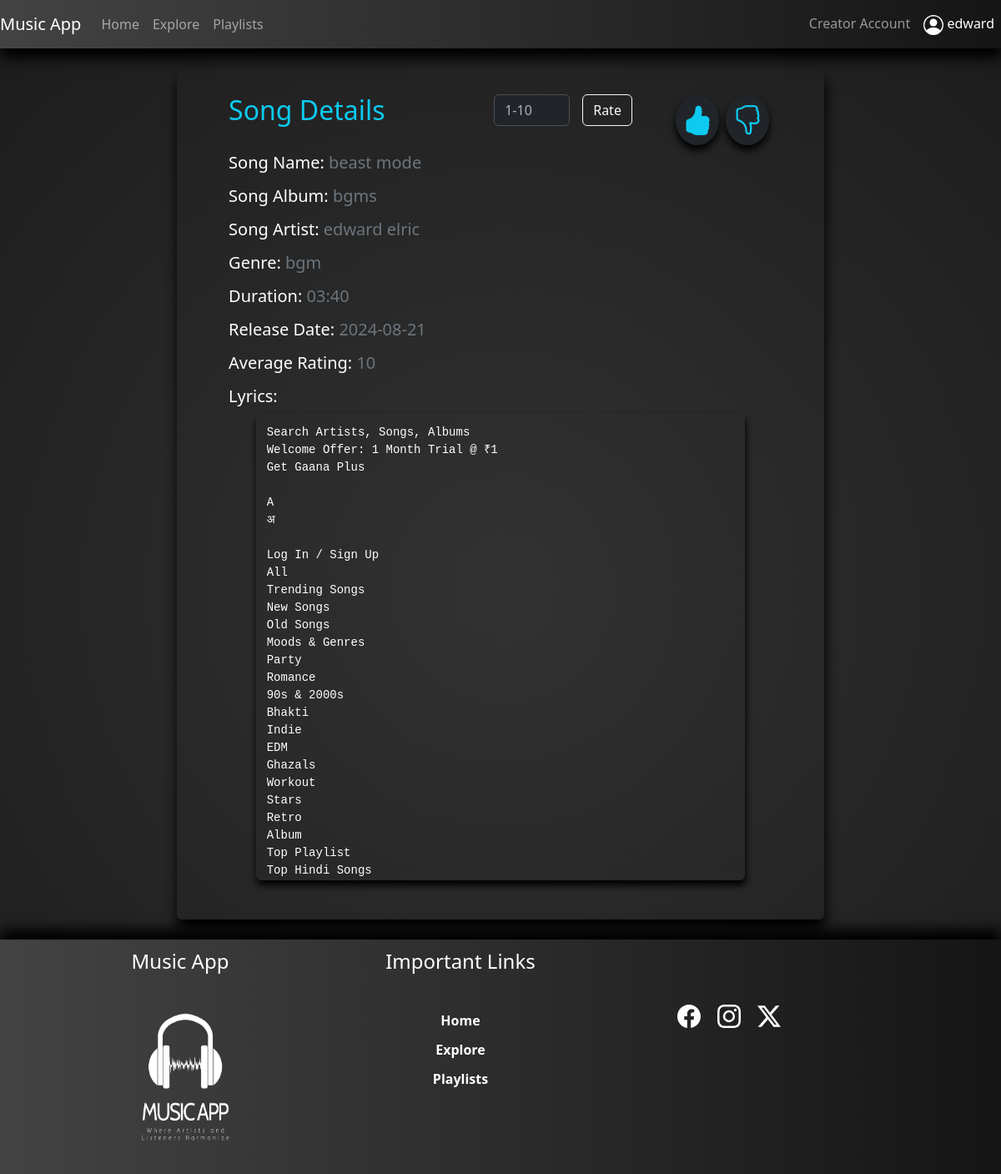
Screenshot of /songDetails/1 (signed in) with the database file from the repository.
### app/models.py (models this page shows, shortened)
class Users(UserMixin, db.Model):
    id = db.Column(db.Integer(), autoincrement=True, primary_key=True)
    u_userType = db.Column(db.String(50), nullable=False)
    u_status = db.Column(db.String(50), nullable=False)
    u_flag = db.Column(db.Integer(), nullable=False)
    u_fName = db.Column(db.String(100), nullable=False)
    u_lName = db.Column(db.String(100))
    u_gender = db.Column(db.String(50), nullable=False)
    u_username = db.Column(db.String(100), nullable=False, unique=True)
    u_email = db.Column(db.String(200), nullable=False)
    u_password = db.Column(db.String(1000), nullable=False)
    albums = db.relationship('Albums', backref='users')
    songs = db.relationship('Songs', backref='users')
    playlists = db.relationship('Playlists', backref='users')

class Songs(UserMixin, db.Model):
    id = db.Column(db.Integer(), autoincrement=True, primary_key=True)
    s_name = db.Column(db.String(100), nullable=False)
    s_artist = db.Column(db.String(50), nullable=False)
    s_album = db.Column(db.String(100), nullable=False)
    s_genre = db.Column(db.String(50), nullable=False)
    s_duration = db.Column(db.String(50), nullable=False)
    s_date = db.Column(db.String(50), nullable=False)
    s_filePath = db.Column(db.String(100), nullable=False)
    s_lyrics = db.Column(db.Text(), nullable=False)
    s_rating = db.Column(db.Integer())
    s_totalRaters = db.Column(db.Integer())
    s_flag = db.Column(db.Integer(), nullable=False)
    s_plays = db.Column(db.Integer())
    album_id = db.Column(db.Integer(), db.ForeignKey('albums.id'), nullable=False)
    user_id = db.Column(db.Integer(), db.ForeignKey('users.id'),nullable=False)

### app/views.py (the view, shortened to what this page needs)
@app.route('/songDetails/<int:sid>', methods=['GET','POST'])
@login_required
def songDetails(sid):
    form = RatingForm()
    song = Songs.query.get(sid)
    if request.method == 'GET':
        l="No"
        d="No"
        if current_user.u_userType == "Admin":
            return render_template('/user/songDetails.html', form=form, s=song, liked=l, disliked=d)
        else:
            likePlaylist = Playlists.query.filter(and_(Playlists.user_id==current_user.id,Playlists.p_name=="Liked Songs")).first()
            dislikePlaylist = Playlists.query.filter(and_(Playlists.user_id==current_user.id,Playlists.p_name=="Disliked Songs")).first()
            if str(sid) in likePlaylist.songIds_list:
                l="Yes"
            if str(sid) in dislikePlaylist.songIds_list:
                d="Yes"
            return render_template('/user/songDetails.html', form=form, s=song, liked=l, disliked=d)

### app/forms.py
class RatingForm(FlaskForm):
    currentRating = IntegerField("Rate: ", validators=[DataRequired(),InputRequired(), NumberRange(min=1,max=10,message="Invalid input")])
    rate = SubmitField("Rate")

### app/views.py (called while the page is built)
@login_manager.user_loader
def load_user(user_id):
    return Users.query.get(user_id)

### app/templates/user/songDetails.html (shortened to what this page needs)
{% extends 'layouts/base.html' %}
{% block content %}
<div class="container-fluid">
    <div class="row">
        <div class="col-md-8 offset-md-2 col-lg-8 offset-lg-2 col-sm-8 offset-sm-2">
            <div class="myAlbumCont rounded mt-4 mb-4">
                <div class="d-flex">
                    <h2 class="text-info mb-3">Song Details</h2>
                    <div class="ms-auto d-inline me-5">
                        <form action="" class="form" data-bs-theme="dark" method="post" {% if current_user.u_userType=="Admin" %} hidden="True" {% endif %}>
                            <div class="input-group mb-3">
                                <div class="mb-3 me-3">
                                    {{ form.currentRating(class="form-control", placeholder="1-10", id="myRate") }}
                                </div>
                                <div class="">
                                    {{ form.rate(class="btn btn-outline-light") }}
                                </div>
                            </div>
                        </form>
                    </div>
                    <div class="d-inline-flex">
                        <div class="myLikeButton" {% if current_user.u_userType=="Admin" %} hidden="True" {% endif %} >
                            {% if liked == "No" %}
                            <a href="{{url_for('likeSong',sid=s.id)}}">
                                <svg xmlns="http://www.w3.org/2000/svg" width="36" height="36" fill="#0dcaf0"
                                class="bi bi-hand-thumbs-up" viewBox="0 0 16 16">
                                <path
                                    d="M8.864.046C7.908-.193 7.02.53 6.956 1.466c-.072 1.051-.23 2.016-.428 2.59-.125.36-.479 1.013-1.04 1.639-.557.623-1.282 1.178-2.131 1.41C2.685 7.288 2 7.87 2 8.72v4.001c0 .845.682 1.464 1.448 1.545 1.07.114 1.564.415 2.068.723l.048.03c.272.165.578.348.97.484.397.136.861.217 1.466.217h3.5c.937 0 1.599-.477 1.934-1.064a1.86 1.86 0 0 0 .254-.912c0-.152-.023-.312-.077-.464.201-.263.38-.578.488-.901.11-.33.172-.762.004-1.149.069-.13.12-.269.159-.403.077-.27.113-.568.113-.857 0-.288-.036-.585-.113-.856a2.144 2.144 0 0 0-.138-.362 1.9 1.9 0 0 0 .234-1.734c-.206-.592-.682-1.1-1.2-1.272-.847-.282-1.803-.276-2.516-.211a9.84 9.84 0 0 0-.443.05 9.365 9.365 0 0 0-.062-4.509A1.38 1.38 0 0 0 9.125.111zM11.5 14.721H8c-.51 0-.863-.069-1.14-.164-.281-.097-.506-.228-.776-.393l-.04-.024c-.555-.339-1.198-.731-2.49-.868-.333-.036-.554-.29-.554-.55V8.72c0-.254.226-.543.62-.65 1.095-.3 1.977-.996 2.614-1.708.635-.71 1.064-1.475 1.238-1.978.243-.7.407-1.768.482-2.85.025-.362.36-.594.667-.518l.262.066c.16.04.258.143.288.255a8.34 8.34 0 0 1-.145 4.725.5.5 0 0 0 .595.644l.003-.001.014-.003.058-.014a8.908 8.908 0 0 1 1.036-.157c.663-.06 1.457-.054 2.11.164.175.058.45.3.57.65.107.308.087.67-.266 1.022l-.353.353.353.354c.043.043.105.141.154.315.048.167.075.37.075.581 0 .212-.027.414-.075.582-.05.174-.111.272-.154.315l-.353.353.353.354c.047.047.109.177.005.488a2.224 2.224 0 0 1-.505.805l-.353.353.353.354c.006.005.041.05.041.17a.866.866 0 0 1-.121.416c-.165.288-.503.56-1.066.56z" />
                                </svg>
                            </a>
                            {% else %}
                            <a href="{{url_for('unlikeSong',sid=s.id)}}">
                            </a>
                            {% endif %}
                        </div>
                        <div class="myLikeButton" {% if current_user.u_userType=="Admin" %} hidden="True" {% endif %} >
                            {% if disliked == "No" %}
                            <a href="{{url_for('dislikeSong',sid=s.id)}}">
                            </a>
                            {% endif %}
                        </div>
                    </div>
                </div>
                <div class="mb-3">
                    <h5>Song Name: <p class="text-secondary d-inline">{{s.s_name}}</p></h5>
                </div>
                <div class="mb-3">
                    <h5>Song Album: <p class="text-secondary d-inline">{{s.s_album}}</p></h5>
                </div>
                <div class="mb-3">
                    <h5>Song Artist: <p class="text-secondary d-inline">{{s.s_artist}}</p></h5>
                </div>
                <div class="mb-3">
                    <h5>Genre: <p class="text-secondary d-inline">{{s.s_genre}}</p></h5>
                </div>
                <div class="mb-3">
                    <h5>Duration: <p class="text-secondary d-inline">{{s.s_duration}}</p></h5>
                </div>
                <div class="mb-3">
                    <h5>Release Date: <p class="text-secondary d-inline">{{s.s_date}}</p></h5>
                </div>
                <div class="mb-3">
                    <h5>Average Rating: <p class="text-secondary d-inline">{% if s.s_rating == 0 %}NA{% else %} {{s.s_rating}} {% endif %}</p></h5>
                </div>
                <div class="mb-3">
                    <h5>Lyrics:</h5>
                    <div class="mySongLyrics bg-transparent rounded">
                        <pre>{{s.s_lyrics}}</pre>
                    </div>
                </div>
            </div>
        </div>
    </div>
</div>
{% endblock %}

### app/templates/includes/nav.html (shortened to what this page needs)
<nav class="navbar navbar-expand-lg navbar-expand-md myNavbar bg-light navbar-dark sticky-top">
    {% if current_user.is_authenticated %}
        {% if current_user.u_userType == 'Admin' %}
        <a class="navbar-brand" href="{{url_for('adminHome')}}">Music App</a>
        {% else %}
        <a href="{{url_for('userHome')}}" class="navbar-brand">Music App</a>
        {% endif %}
    {% endif %}
        <div class="collapse navbar-collapse" id="navbarNav">
            <ul class="navbar-nav">
                <li class="nav-item">
                    {% if current_user.is_authenticated %}
                        {% if current_user.u_userType == 'Admin' %}
                            <a class="nav-link {{aH}}" aria-current="page" href="{{url_for('adminHome')}}">Home</a>
                        {% else %}
                        <a class="nav-link {{uH}}" aria-current="page" href="{{url_for('userHome')}}">Home</a>
                        {% endif %}
                    {% endif %}
                </li>
                <li class="nav-item">
                    {% if current_user.is_authenticated %}
                        {% if current_user.u_userType == 'Admin' %}
                            <a class="nav-link {{aAN}}" href="{{url_for('analytics')}}">Analytics</a>
                        {% else %}
                            <a href="{{url_for('exploreMusic')}}" class="nav-link {{uE}}">Explore</a>
                        {% endif %}
                    {% endif %}
                </li>
                <li class="nav-item">
                    {% if current_user.is_authenticated %}
                        {% if current_user.u_userType == 'Admin' %}
                            <a class="nav-link {{aT}}" href="{{url_for('allTracks')}}">Tracks</a>
                        {% else %}
                            <a href="{{url_for('playlists')}}" class="nav-link {{uP}}">Playlists</a>
                        {% endif %}
                    {% endif %}
                </li>
            </ul>
            <ul class="navbar-nav ms-auto">
                <li class="nav-item">
                    {% if current_user.is_authenticated  and current_user.u_userType != 'Admin' %}
                    <a href="{{url_for('creatorHome')}}" class="nav-link {{cH}}">Creator Account</a>
                    {% endif %}
                </li>
                <li class="nav-item dropdown show">
                    {% if current_user.is_authenticated %}
                    <a href="#" class="nav-link active" id="dropdownMenu" data-toggle="dropdown" aria-haspopup="true" aria-expanded="false">
                        {{current_user.u_fName}}
                    </a>
                    {% endif %}
                </li>
            </ul>
        </div>
</nav>

### app/static/css/musicStreamingStyle.css (style rules this page uses)
body { min-height: 100vh; display: flex; flex-direction: column; background: radial-gradient(circle at 50.1% 50.1%, rgb(50, 50, 50) 0%, rgb(28, 28, 28) 99.4%); color: #fff; }
.myNavbar { background-color:#434343; background-image: linear-gradient(to right, #434343 0%, #151515 100%); box-shadow: 1px 12px 15px #000; }
.myNavbar>div>ul>li { color: #fff; }
.mySongLyrics { min-height: 70dvh; max-height: 70dvh; min-width: 60dvh; margin: 0% 5%; padding: 2% 2%; overflow-y: scroll; box-shadow: 1px 6px 8px #000; background-color: rgba(47, 43, 99, 0.95); }
.myAlbumCont { background-color: transparent; box-shadow: 1px 12px 15px #000; padding: 4% 8%; }
.myLikeButton { display: inline-flex; width: 60px; height: 60px; border-radius: 50%; background-color: #212529; box-shadow: 0px 6px 10px #000; justify-content: center; align-items: center; cursor: pointer; margin: 1% 3%; }

### rows the page displays
Users: u_fName "edward"
Songs: s_name "beast mode", s_album "bgms", s_artist "edward elric", s_genre "bgm", s_duration "03:40", s_date "2024-08-21", s_rating "10", s_lyrics "Search Artists, Songs, Albums Welcome Offer: 1 Month Trial @ ₹1 Get Gaana Plus A अ Log In / Sign Up All Trending Songs New Songs Old Songs Moods & Genres Party Romance 90s & 2000s Bhakti Indie EDM Ghazals Workout Stars Retro Album Top Playlist Top Hindi Songs…"
